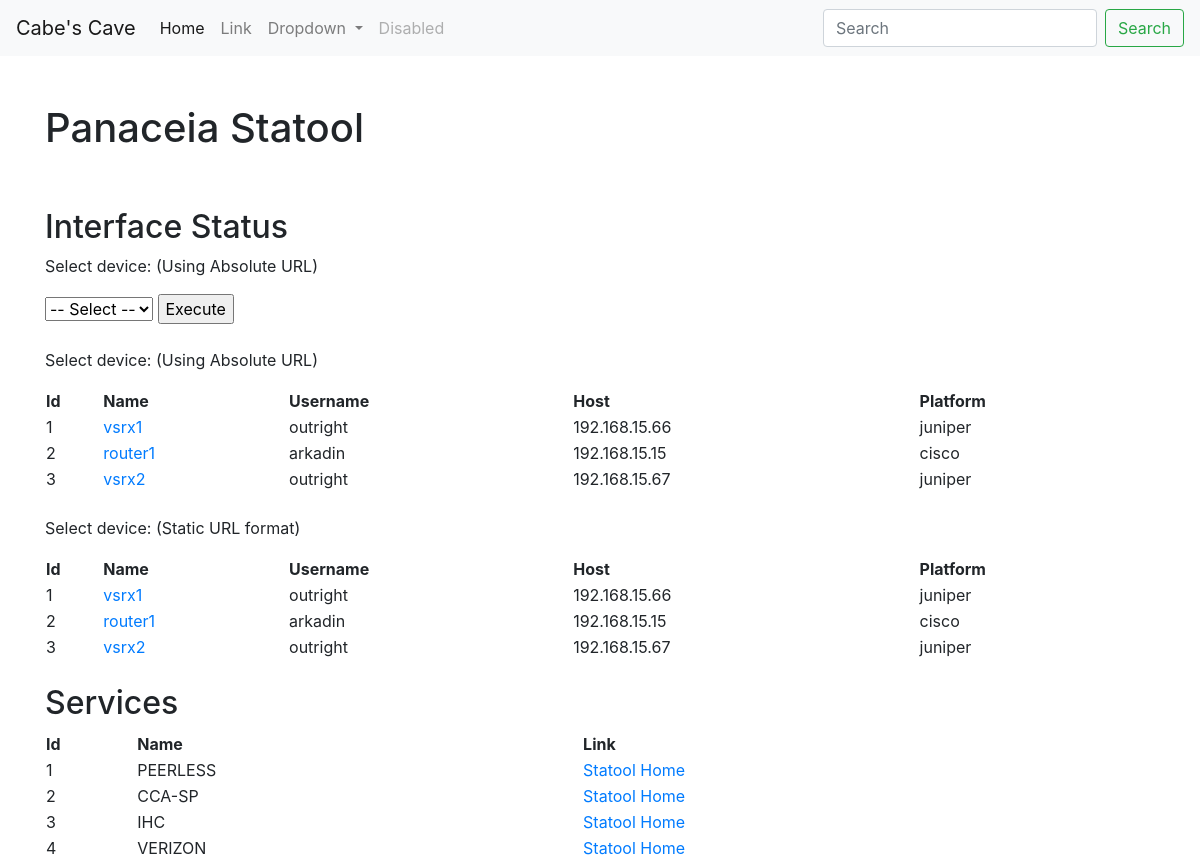
Screenshot of /statool/ with the database file from the repository.
### statool/models.py (models this page shows, shortened)
class Device(models.Model):
    name = models.CharField(max_length=100)
    host = models.CharField(max_length=70, default='000000')
    username = models.CharField(max_length=100)
    password = models.CharField(max_length=70)
    device_type = models.CharField(
        max_length=30, default='000000',
        choices=(('router', 'Router'), ('switch', 'Switch'), ('firewall', 'Firewall'))
    )
    platform = models.CharField(
        max_length=30, default='Firewall',
        choices=(('cisco', 'ios'), ('juniper', 'junos'))
    )
    def get_absolute_url(self):
        return f"devices/{self.id}"

class Service(models.Model):
    name = models.CharField(max_length=100)
    devices = models.ForeignKey(Device, null=True, blank=True, on_delete= models.SET_NULL)

### statool/views.py (the view)
# urls.py: path('', include('statool.urls')),
def statool(request: HttpRequest) -> HttpResponse:
    devices = Device.objects.all()
    services = Service.objects.all()
    context = {
        'title' : 'Panaceia Statool',
        'owner' : 'Cabe',
        'devices' : devices,    #This is directly used in base.html (in FOR loops) to call/print devices
        'services' : services
    }
    return render(request, 'statool.html', context)

### statool/templates/statool.html (shortened to what this page needs)
<!DOCTYPE html>
<html lang="en">
<head>
    <link rel="stylesheet" href="https://stackpath.bootstrapcdn.com/bootstrap/4.3.1/css/bootstrap.min.css"
>
</head>
<body>
    {% extends 'topbarmenu.html' %}
    {% block content %}
    <div class="container">
        <br>
        <br>
        <h1>{{ title }}</h1>
        <br>
        <br>
        <h2>Interface Status</h2>
        <p>Select device: (Using Absolute URL)</p>
        <form>
            <select name="device_id" id="device_id">
                <option disabled="true" selected>-- Select --</option>
            </select>
            <input type="button" value="Execute" onClick="window.open(device_id.value,'newtab'+device_id.value)">
        </form>
        <p>Select device: (Using Absolute URL)</p>
        <table style="width:100%">
            <tr>
                <th>Id</th>
                <th>Name</th>
                <th>Username</th>
                <th>Host</th>
                <th>Platform</th>
            </tr>
            {% for devi in devices %}
            <tr>
                <td>{{ devi.id }}</td>
                <td><a href="{{ devi.get_absolute_url }}">{{ devi.name }}</a></td>
                <td>{{ devi.username }}</td>
                <td>{{ devi.host }}</td>
                <td>{{ devi.platform  }}</td>
            </tr>
            {% endfor %}
        </table>
        <p>Select device: (Static URL format)</p>
        <table style="width:100%">
            <tr>
                <th>Id</th>
                <th>Name</th>
                <th>Username</th>
                <th>Host</th>
                <th>Platform</th>
            </tr>
            {% for device in devices %}
            <tr>
                <td>{{ device.id }}</td>
                <td><a href="{% url 'device' device.id %}">{{ device.name }}</a></td>
                <td>{{ device.username }}</td>
                <td>{{ device.host }}</td>
                <td>{{ device.platform  }}</td>
            </tr>
            {% endfor %}
        </table>
        <h2>Services</h2>
        <table style="width:100%">
            <tr>
                <th>Id</th>
                <th>Name</th>
                <th>Link</th>
            </tr>
            {% for service in services %}
            <tr>
                <td>{{ service.id }}</td>
                <td><a href="{% url 'service' service.id %}"></a>{{ service.name }}</a></td>
                <td><a href="{% url 'statool-home' %}">Statool Home</a></td>
            </tr>
            {% endfor %}
        </table>
    </div>
    {% endblock %}

### rows the page displays
Device: id "1", name "vsrx1", username "outright", host "192.168.15.66", platform "juniper"
Device: id "2", name "router1", username "arkadin", host "192.168.15.15", platform "cisco"
Device: id "3", name "vsrx2", username "outright", host "192.168.15.67", platform "juniper"
Service: id "1", name "PEERLESS"
Service: id "2", name "CCA-SP"
Service: id "3", name "IHC"
Service: id "4", name "VERIZON"

### other values shown
{{ title }} "Panaceia Statool"
